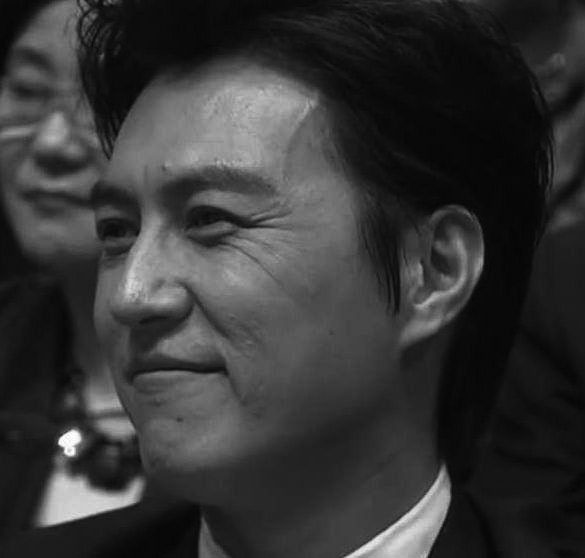
//> input picture beauty2/bulid/2.jpg, 585 x 558 px
$ ./main   (built with g++ and OpenCV 4)
//> lines starting //> are read from the running program, lines starting //| are printed output that depends on the picture; after the words box and inside, x2 and y2 are one past the last pixel; in counts of white or black regions, pixels touching at a corner belong together
#include <opencv2/opencv.hpp>
#include <iostream>
using namespace std;
using namespace cv;

int main(int argc, char** argv)
{
    Mat src, dst,img;
    src = imread("2.jpg");
//> src is the input picture: 558 rows x 585 cols, CV_8UC3; min 4, max 255, mean 53.4
    imshow("原图",src);
    if (src.empty()) cout << "Failed to open the picture." << endl;
    //dst.create(src.size(),src.type());
    //GaussianBlur(dst,dst,Size(3,3),0,0);
    //Canny(dst,dst,3,9,3);
    Mat srcROT(src,Rect(245,195,80,30));
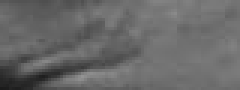
//> srcROT: 30 rows x 80 cols, CV_8UC3 (shown 3 times larger); min 27, max 147, mean 104.4
    blur(srcROT,srcROT,Size(10,10),Point(-1,-1));
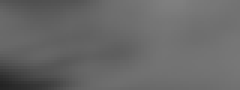
//> srcROT: 30 rows x 80 cols, CV_8UC3 (shown 3 times larger); min 35, max 127, mean 103.8
//> src: 558 rows x 585 cols, CV_8UC3; 0.67% of pixels changed, all inside (x1, y1, x2, y2) = (245, 195, 325, 225)
    srcROT = src(Rect(220,230,100,80));
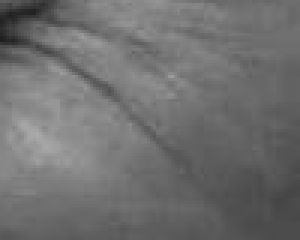
//> srcROT: 80 rows x 100 cols, CV_8UC3 (shown 3 times larger); min 31, max 171, mean 111
    blur(srcROT,srcROT,Size(10,10),Point(-1,-1));
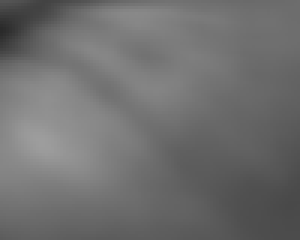
//> srcROT: 80 rows x 100 cols, CV_8UC3 (shown 3 times larger); min 42, max 157, mean 110.7
//> src: 558 rows x 585 cols, CV_8UC3; min 4, max 255, mean 53.3
    srcROT = src(Rect(225,235,50,50));
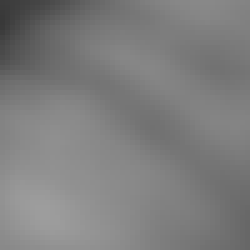
//> srcROT: 50 rows x 50 cols, CV_8UC3 (shown 5 times larger); min 57, max 157, mean 125.5
    blur(srcROT,srcROT,Size(10,10),Point(-1,-1));
//> src: 558 rows x 585 cols, CV_8UC3; min 4, max 255, mean 53.3
    srcROT = src(Rect(225,310,60,60));
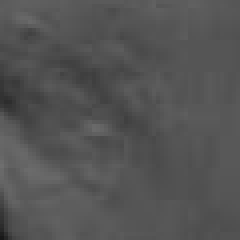
//> srcROT: 60 rows x 60 cols, CV_8UC3 (shown 4 times larger); min 24, max 110, mean 83.9
    blur(srcROT,srcROT,Size(10,10),Point(-1,-1));
//> src: 558 rows x 585 cols, CV_8UC3; min 4, max 255, mean 53.3
    //circle (src, Point(250,270),40,Scalar(63,136,143),1,LINE_8,0);
    //rectangle (src, Rect(225,310,60,60),Scalar(137,172,118),1,LINE_8,0);
    imshow("去皱纹效果图",src);
    // [36 lines of commented-out code are left out]
    waitKey(0);
    return 0;
}
